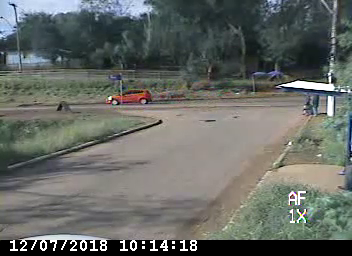
#> input picture frame 76 of img_processing_py_scripts/motion_detection/motion_detection_test/0HDJPJO1.mp4, 352 x 256 px
$ python motionDetect5.py
#> lines starting #> are read from the running program, lines starting #| are printed output that depends on the picture
import cv2
import numpy as np
import matplotlib.pyplot as plt

def mediaMovel(vetor):
    vet = np.copy(vetor)
    somatorio = 0
    diferenca = 0
    amostra   = 0
    thresholdDaDiferenca = 2
    for i in range(len(vet)):
        if len(vet) <2: return vet[0]
        if i == 0:
            diferenca = vet[i] - vet[i+1]
            if diferenca > thresholdDaDiferenca:
                vet[i] = (vet[i+1] + vet[i+2])/2
        elif (0 < i) and (i < (len(vet)-1)):
            diferenca = vet[i] - vet[i-1]
            if diferenca > thresholdDaDiferenca:
                vet[i] = (vet[i-1] + vet[i+1])/2
        elif i == (len(vet) - 1):
            diferenca = vet[i] - vet[i-1]
            if diferenca > thresholdDaDiferenca:
                vet[i] = (vet[i-2] + vet[i-1])/2
        somatorio = somatorio + vet[i]
    return somatorio/len(vet)

def filtro(vetor, pos, amostras):
    vetorFiltrado = 0.
    if pos < amostras:
        vetorFiltrado = mediaMovel(vetor[0:pos+1])
    else:
        vetorFiltrado = mediaMovel(vetor[pos-amostras+1:pos+1])
    return vetorFiltrado

def tratamento(img):
    k1 = np.ones((3,3),dtype=np.uint8)/9
    k2 = np.ones((4,4),dtype=np.uint8)
    k3 = np.ones((5,5),dtype=np.uint8)
    imgOrig = img
    img = cv2.filter2D(img, -1, k1)
    img = cv2.morphologyEx(img, cv2.MORPH_OPEN, k2)
    img = cv2.threshold(img, 100, 255, cv2.THRESH_BINARY)[1]
    img = cv2.dilate(img, k3, iterations = 3)
    img = cv2.bitwise_and(imgOrig, img)
    img = cv2.dilate(img, k3)
    return img

def criaBoundingBox(img):
    THRESHOLD_DA_AREA = 500
    contornos = \
        cv2.findContours(tratado, cv2.RETR_TREE, cv2.CHAIN_APPROX_SIMPLE)[0]
    for contorno in contornos:
      (x, y, w, h) = cv2.boundingRect(contorno)
      if cv2.contourArea(contorno) > THRESHOLD_DA_AREA:
          cv2.rectangle(img, (x, y), (x+w, y+h), (0, 0, 255), 2)
    return img


N_AMOSTRAS_MM = 10  #numero de amostras da media movel
THRESHOLD  = 2  #limiar do movimento para salvar os frames
video      = cv2.VideoCapture("motion_detection_test/0HDJPJO1.mp4")
largura    = video.get(cv2.CAP_PROP_FRAME_WIDTH)
altura     = video.get(cv2.CAP_PROP_FRAME_HEIGHT)
pixeisVert = int(altura * 0.9)

numeroDeFrames     = int(video.get(cv2.CAP_PROP_FRAME_COUNT))

mediaDaDif  = np.zeros(numeroDeFrames)
DifFiltrada = np.zeros(numeroDeFrames)

backGND = cv2.bgsegm.createBackgroundSubtractorMOG()

for i in range(numeroDeFrames):
    frame = video.read()[1][0:pixeisVert]
    mog = backGND.apply(frame)
    tratado = tratamento(mog)
    mediaDaDif[i] = np.log10(np.mean(tratado) + 1)
    DifFiltrada[i] = filtro(mediaDaDif, i, N_AMOSTRAS_MM)
    criaBoundingBox(frame)
    cv2.imshow('VIDEO', frame)
    if cv2.waitKey(1) & 0xFF == ord('p'):
        while True:
            if cv2.waitKey(1) & 0xFF == ord('d'):
                break
    if cv2.waitKey(1) & 0xFF == ord('q'): break
#> this loop made 1 pass; (key q is pressed on pass 1)
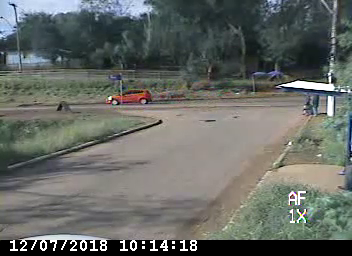
#> input picture frame 76 of img_processing_py_scripts/motion_detection/motion_detection_test/0HDJPJO1.mp4, 352 x 256 px
#> pass 1, `frame = video.read()[1][0:pixeisVert]`:
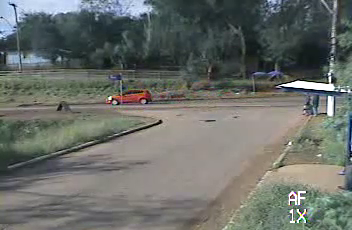
#> frame: shape (230, 352, 3); mean B, G, R 105.3, 110.2, 106.3
#> after the loop, DifFiltrada = 761 values from 0 to 0; mediaDaDif = 761 values from 0 to 0
    # [5 lines of commented-out code are left out]

video.release()
cv2.destroyAllWindows()
plt.ylim(0, 1)
plt.plot(DifFiltrada)
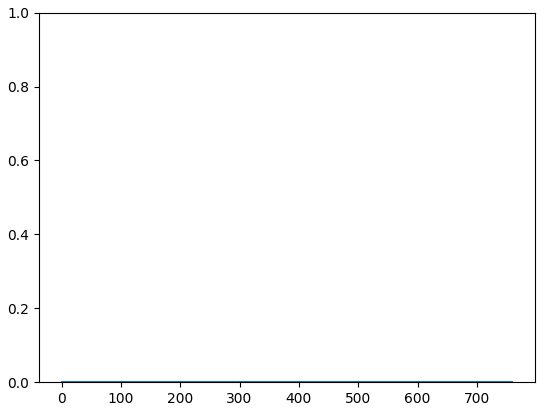
#> figure drawn by matplotlib, 1 panel

$ run again, starting later in the video
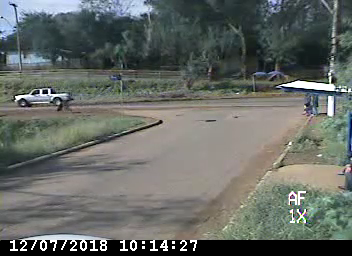
#> input picture frame 342 of img_processing_py_scripts/motion_detection/motion_detection_test/0HDJPJO1.mp4, 352 x 256 px
#> the loop `for i in range(numeroDeFrames):` made 1 pass; (key q is pressed on pass 1)
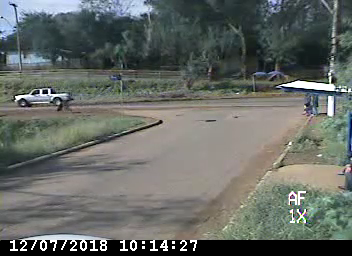
#> input picture frame 342 of img_processing_py_scripts/motion_detection/motion_detection_test/0HDJPJO1.mp4, 352 x 256 px
#> pass 1, `frame = video.read()[1][0:pixeisVert]`:
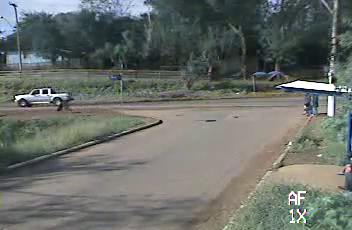
#> frame: shape (230, 352, 3); mean B, G, R 106, 111, 106.3
#> after the loop `for i in range(numeroDeFrames):`: DifFiltrada = 761 values from 0 to 0

$ run again, starting later in the video
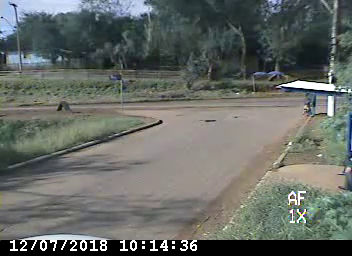
#> input picture frame 608 of img_processing_py_scripts/motion_detection/motion_detection_test/0HDJPJO1.mp4, 352 x 256 px
#> the loop `for i in range(numeroDeFrames):` made 1 pass; (key q is pressed on pass 1)
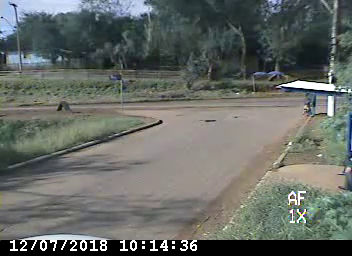
#> input picture frame 608 of img_processing_py_scripts/motion_detection/motion_detection_test/0HDJPJO1.mp4, 352 x 256 px
#> pass 1, `frame = video.read()[1][0:pixeisVert]`:
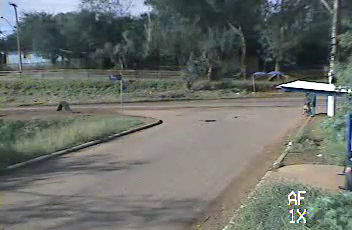
#> frame: shape (230, 352, 3); mean B, G, R 106.1, 111, 106.6
#> after the loop `for i in range(numeroDeFrames):`: DifFiltrada = 761 values from 0 to 0
